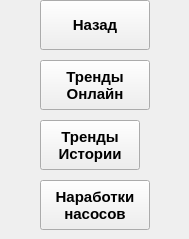
     <widget class="QWidget" name="Settings_Tracking_Buttons_page">
      <widget class="QLabel" name="return_to_settings_main_buttons_label">
       <property name="geometry">
        <rect>
         <x>0</x>
         <y>0</y>
         <width>40</width>
         <height>50</height>
        </rect>
       </property>
       <property name="text">
        <string/>
       </property>
      </widget>
      <widget class="QPushButton" name="return_to_settings_main_buttons_pushButton">
       <property name="geometry">
        <rect>
         <x>40</x>
         <y>0</y>
         <width>110</width>
         <height>50</height>
        </rect>
       </property>
       <property name="font">
        <font>
         <family>Arial</family>
         <pointsize>11</pointsize>
         <weight>75</weight>
         <bold>true</bold>
        </font>
       </property>
       <property name="text">
        <string>Назад</string>
       </property>
      </widget>
      <widget class="QLabel" name="go_to_tracking_trends_online_page_label">
       <property name="geometry">
        <rect>
         <x>0</x>
         <y>60</y>
         <width>40</width>
         <height>50</height>
        </rect>
       </property>
       <property name="text">
        <string/>
       </property>
      </widget>
      <widget class="QPushButton" name="go_to_tracking_trends_online_page_pushButton">
       <property name="geometry">
        <rect>
         <x>40</x>
         <y>60</y>
         <width>110</width>
         <height>50</height>
        </rect>
       </property>
       <property name="font">
        <font>
         <family>Arial</family>
         <pointsize>11</pointsize>
         <weight>75</weight>
         <bold>true</bold>
        </font>
       </property>
       <property name="text">
        <string>Тренды
Онлайн</string>
       </property>
      </widget>
      <widget class="QLabel" name="label_27">
       <property name="geometry">
        <rect>
         <x>150</x>
         <y>180</y>
         <width>30</width>
         <height>50</height>
        </rect>
       </property>
       <property name="text">
        <string/>
       </property>
      </widget>
      <widget class="QLabel" name="label_34">
       <property name="geometry">
        <rect>
         <x>150</x>
         <y>60</y>
         <width>30</width>
         <height>50</height>
        </rect>
       </property>
       <property name="text">
        <string/>
       </property>
      </widget>
      <widget class="QPushButton" name="go_to_tracking_pumps_developments_page_pushButton">
       <property name="geometry">
        <rect>
         <x>40</x>
         <y>180</y>
         <width>110</width>
         <height>50</height>
        </rect>
       </property>
       <property name="font">
        <font>
         <family>Arial</family>
         <pointsize>11</pointsize>
         <weight>75</weight>
         <bold>true</bold>
        </font>
       </property>
       <property name="text">
        <string>Наработки
насосов</string>
       </property>
      </widget>
      <widget class="QLabel" name="go_to_tracking_pumps_developments_page_label">
       <property name="geometry">
        <rect>
         <x>0</x>
         <y>180</y>
         <width>40</width>
         <height>50</height>
        </rect>
       </property>
       <property name="text">
        <string/>
       </property>
      </widget>
      <widget class="QPushButton" name="go_to_tracking_trends_history_page_pushButton">
       <property name="geometry">
        <rect>
         <x>40</x>
         <y>120</y>
         <width>100</width>
         <height>50</height>
        </rect>
       </property>
       <property name="font">
        <font>
         <family>Arial</family>
         <pointsize>11</pointsize>
         <weight>75</weight>
         <bold>true</bold>
        </font>
       </property>
       <property name="text">
        <string>Тренды
Истории</string>
       </property>
      </widget>
      <widget class="QLabel" name="go_to_tracking_trends_history_page_label">
       <property name="geometry">
        <rect>
         <x>0</x>
         <y>120</y>
         <width>40</width>
         <height>50</height>
        </rect>
       </property>
       <property name="text">
        <string/>
       </property>
      </widget>
      <widget class="QLabel" name="label_35">
       <property name="geometry">
        <rect>
         <x>140</x>
         <y>120</y>
         <width>40</width>
         <height>50</height>
        </rect>
       </property>
       <property name="text">
        <string/>
       </property>
      </widget>
     </widget>
